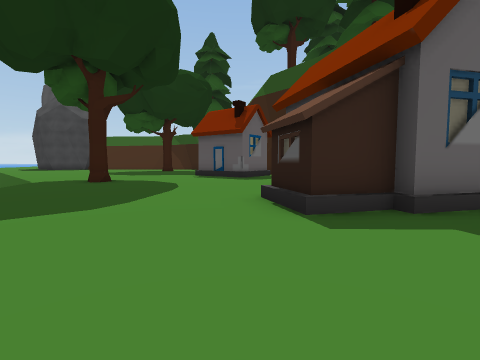
[1] (above)

16 first-person views from a walk through a 3-D level made in the Unity game engine. The camera is 1.3 m above the floor, tilts 4° down and sees 85° across. The floor is counted in squares, 2 m on a side. Each view is taken from the middle of a square. On the plan, view 1 faces up. The plan holds only what a view shows up to about 9 squares ahead; the rest is blank. The place goes on beyond the plan. The player character is not drawn. Some surface patterns are stand-ins.

[2]
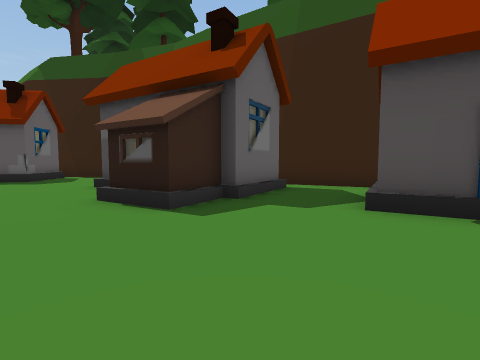

[3]
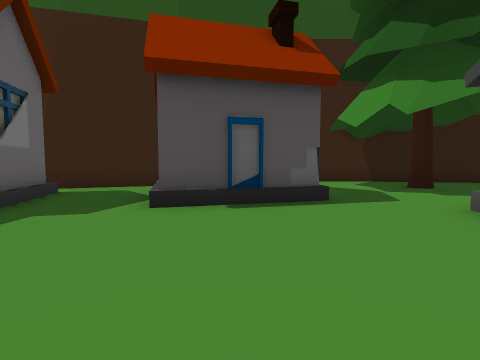

[4]
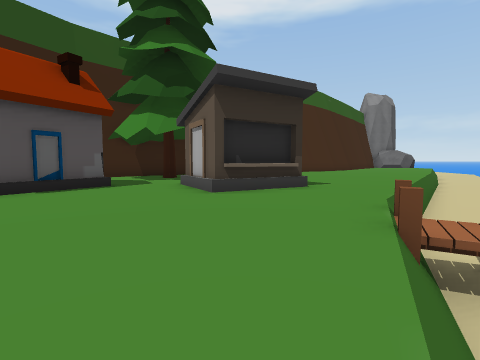

[5]
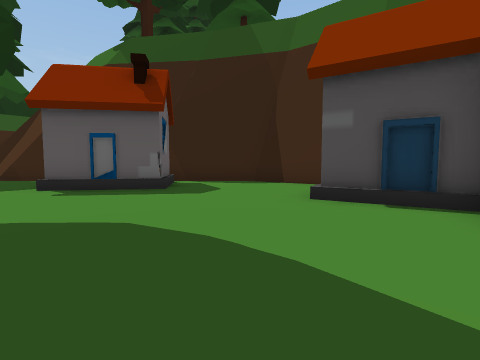

[6]
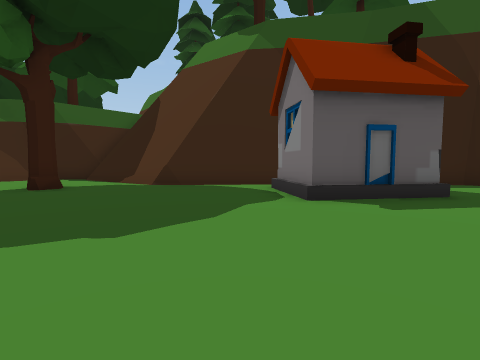

[7]
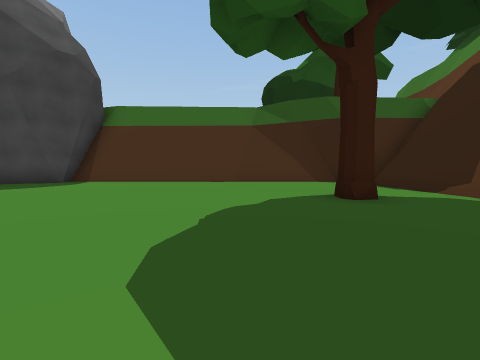

[8]
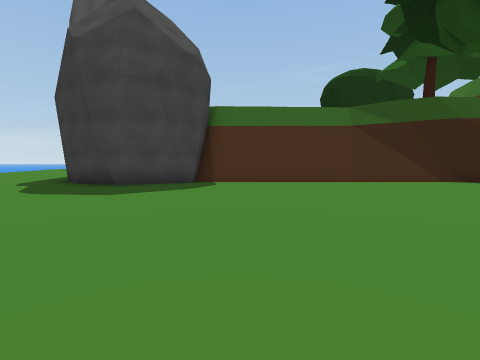

[9]
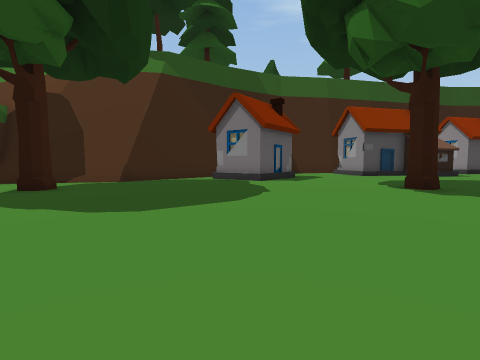

[10]
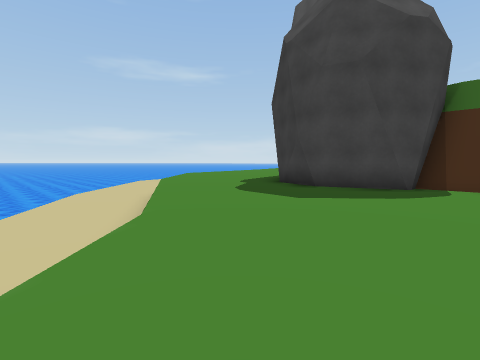

[11]
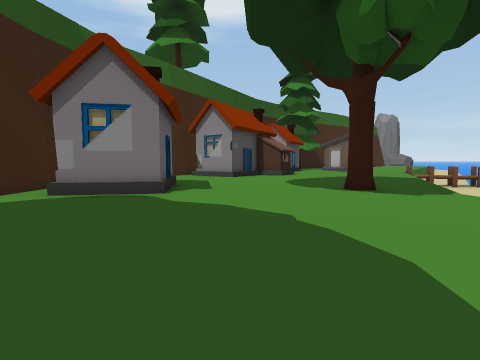

[12]
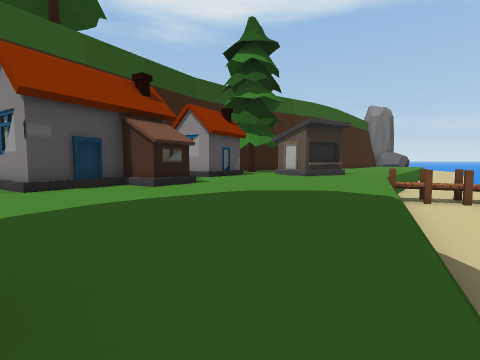

[13]
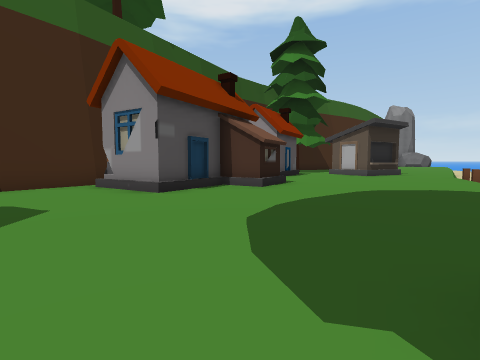

[14]
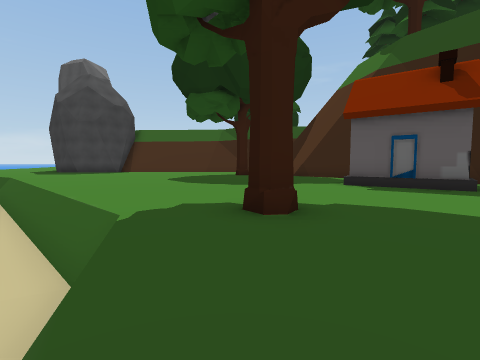

[15]
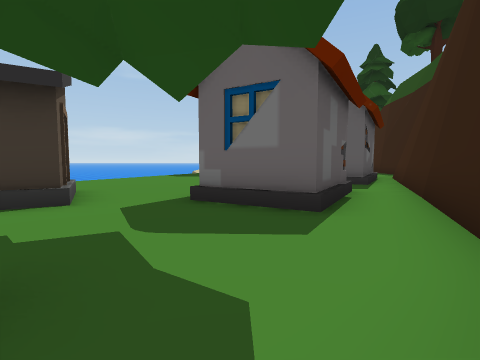

[16]
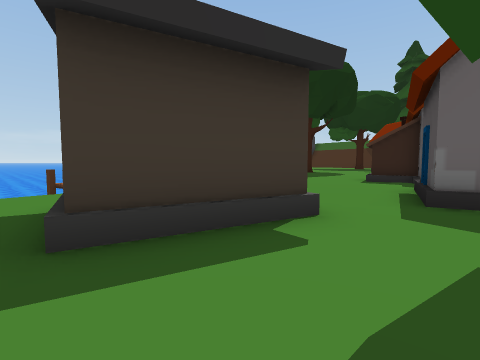

### Floor plan
Key: @ floor where view 1 was taken; # wall or solid block; . main floor; - floor 1.25 m lower than the main floor; _ floor 1.5 m lower than the main floor; / step, stairs or slope; = window, fence, low wall or low ledge; ≈ water the walk keeps out of; ^ raised ledge; v drop or lower ground; H house; T tree; O other object.
Columns run from 21 left of view 1 to 8 right of it. Each row starts with its distance up from view 1.
 22    .##  ####=////##
 21    ..####.........#
 20     ..............##
 19   ................##
 18  _=.............T..#
 17 --_/=..............##
 16 ----_==.............##
 15  ≈----_=.............##
 14   ≈---- =...........HH##
 13          =..........H  ##
 12          _=........HH H.#
 11           _=.........H..##
 10            _=............#
  9             _=/.#........#
  8              _=..........#
  7               _=.......HH##
  6                =.......H H#
  5                =.......H H##
  4                _/.....HHHH.#
  3                _=..........#
  2                -=..........##
  1                -_/......HH..#
  0                -_=...@..#.H.#
 -1                -_v.......HH.#
 -2                --^...........
 -3                ^^^=..OOO.....#
 -4                 vvv..O.O..T..#
 -5                   v..OOO.....#
 -6                    .........##

Positions as (right, up) in squares from view 1, and headings:
1: (0, 0), facing up
2: (-1, 0), facing up-right
3: (-1, 0), facing right
4: (-4, 1), facing down-right
5: (-3, 5), facing up-right
6: (-6, 10), facing up-right
7: (-7, 13), facing up
8: (-11, 13), facing up
9: (-11, 13), facing right
10: (-11, 14), facing up-left
11: (-7, 15), facing down-right
12: (-6, 8), facing down-right
13: (-4, 10), facing down-right
14: (-5, 5), facing up
15: (7, -4), facing up-left
16: (4, -6), facing up-left
